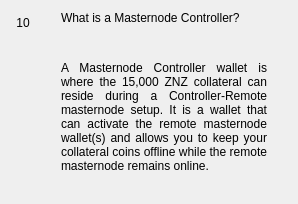
                  <widget class="QWidget" name="widgetFaq10" native="true">
                   <layout class="QHBoxLayout" name="horizontalpage_10" stretch="0,1">
                    <item alignment="Qt::AlignTop">
                     <widget class="QLabel" name="labelNumber10">
                      <property name="minimumSize">
                       <size>
                        <width>24</width>
                        <height>24</height>
                       </size>
                      </property>
                      <property name="maximumSize">
                       <size>
                        <width>16777215</width>
                        <height>24</height>
                       </size>
                      </property>
                      <property name="text">
                       <string>10</string>
                      </property>
                      <property name="alignment">
                       <set>Qt::AlignCenter</set>
                      </property>
                     </widget>
                    </item>
                    <item>
                     <layout class="QVBoxLayout" name="verticalLayoutpage_10">
                      <property name="leftMargin">
                       <number>20</number>
                      </property>
                      <property name="rightMargin">
                       <number>20</number>
                      </property>
                      <item>
                       <widget class="QLabel" name="labelSubtitle10">
                        <property name="text">
                         <string>What is a Masternode Controller?</string>
                        </property>
                        <property name="wordWrap">
                         <bool>true</bool>
                        </property>
                       </widget>
                      </item>
                      <item>
                       <spacer name="verticalSpacer_100">
                        <property name="orientation">
                         <enum>Qt::Vertical</enum>
                        </property>
                        <property name="sizeType">
                         <enum>QSizePolicy::Fixed</enum>
                        </property>
                        <property name="sizeHint" stdset="0">
                         <size>
                          <width>20</width>
                          <height>30</height>
                         </size>
                        </property>
                       </spacer>
                      </item>
                      <item>
                       <widget class="QLabel" name="labelContent10">
                        <property name="text">
                         <string>&lt;html&gt;&lt;head/&gt;&lt;body&gt;&lt;p align=&quot;justify&quot;&gt;A Masternode Controller wallet is where the 15,000 ZNZ collateral can reside during a Controller-Remote masternode setup. It is a wallet that can activate the remote masternode wallet(s) and allows you to keep your collateral coins offline while the remote masternode remains online. &lt;/p&gt;&lt;/body&gt;&lt;/html&gt;</string>
                        </property>
                        <property name="alignment">
                         <set>Qt::AlignLeading|Qt::AlignLeft|Qt::AlignTop</set>
                        </property>
                        <property name="wordWrap">
                         <bool>true</bool>
                        </property>
                       </widget>
                      </item>
                      <item>
                       <spacer name="verticalSpacer_92">
                        <property name="orientation">
                         <enum>Qt::Vertical</enum>
                        </property>
                        <property name="sizeHint" stdset="0">
                         <size>
                          <width>20</width>
                          <height>20</height>
                         </size>
                        </property>
                       </spacer>
                      </item>
                     </layout>
                    </item>
                   </layout>
                  </widget>
